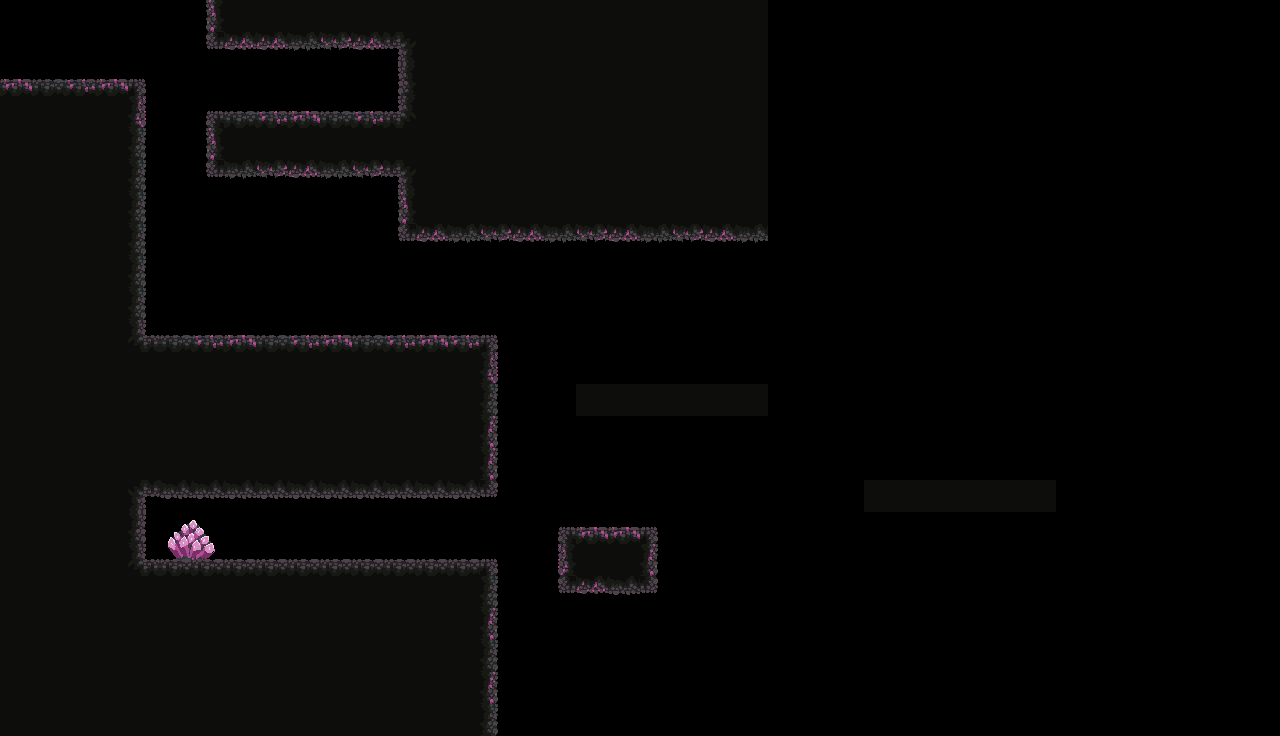

Rendered tile map (Tiled .tmx) drawn with the repository's tilesets; below, a short description and the map source with its tile grids summarised:
An orthogonal 40x23 tile map with 32x32 px tiles, 4 tile layers (collision, background, midground, foreground) and 1 object (player_spawn).

<map version="1.10" tiledversion="1.12.1" orientation="orthogonal" renderorder="right-down" width="40" height="23" tilewidth="32" tileheight="32" infinite="0" nextlayerid="6" nextobjectid="2">
 <tileset firstgid="1" source="tiles.tsx" />
 <layer id="3" name="collision" width="40" height="23">
  <data>[920 cells, 282 non-empty, 1 distinct tile ids]</data>
 </layer>
 <objectgroup id="4" name="Object Layer 1">
  <object id="1" name="player_spawn" x="30.605" y="70.9141">
   <point />
  </object>
 </objectgroup>
 <layer id="2" name="background" width="40" height="23">
  <data>[920 cells, 16 non-empty, 14 distinct tile ids]</data>
 </layer>
 <layer id="1" name="midground" width="40" height="23">
  <data>[920 cells, 375 non-empty, 23 distinct tile ids]</data>
 </layer>
 <layer id="5" name="foreground" width="40" height="23">
  <data>[920 cells, 0 non-empty, 0 distinct tile ids]</data>
 </layer>
</map>
